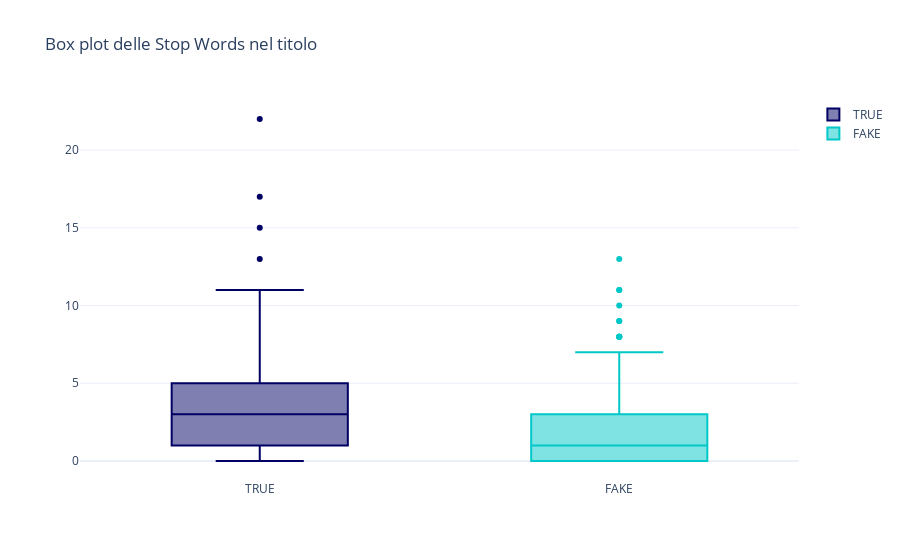

The notebook cell saved with this chart:
### Code cell
fig = go.Figure()
fig.add_trace(go.Box(y=x1, name='TRUE', marker_color = 'rgb(0, 0, 100)'))
fig.add_trace(go.Box(y=x2, name = 'FAKE', marker_color = 'rgb(0, 200, 200)'))
fig.update_layout(title_text='Box plot delle Stop Words nel titolo', template="plotly_white")
fig.show()

### Figure 1 — Plotly figure (JSON) as saved in the notebook; plotly's stock layout.template omitted (floating-point values rounded to 4 significant figures; data arrays with more than 128 entries replaced by an {"elided": "..."} marker saying what was removed)
{"data": [{"marker": {"color": "rgb(0, 0, 100)"}, "name": "TRUE", "type": "box", "y": {"elided": "586 int values"}}, {"marker": {"color": "rgb(0, 200, 200)"}, "name": "FAKE", "type": "box", "y": {"elided": "578 int values"}}], "layout": {"title": {"text": "Box plot delle Stop Words nel titolo"}}}
